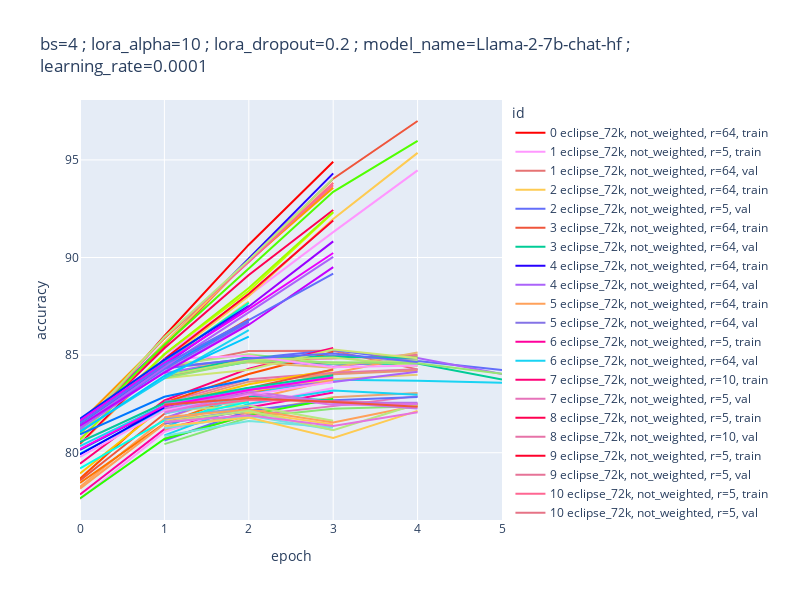

The notebook cell saved with this chart:
### Code cell
print(color_map)
img = px.line(df,x="epoch",y="accuracy",color="id",color_discrete_map=color_map, width=width, height=height, title=title)
img.update_layout(
    legend=dict(traceorder="normal")
)
img.show()
img_to_clipboard(img)
